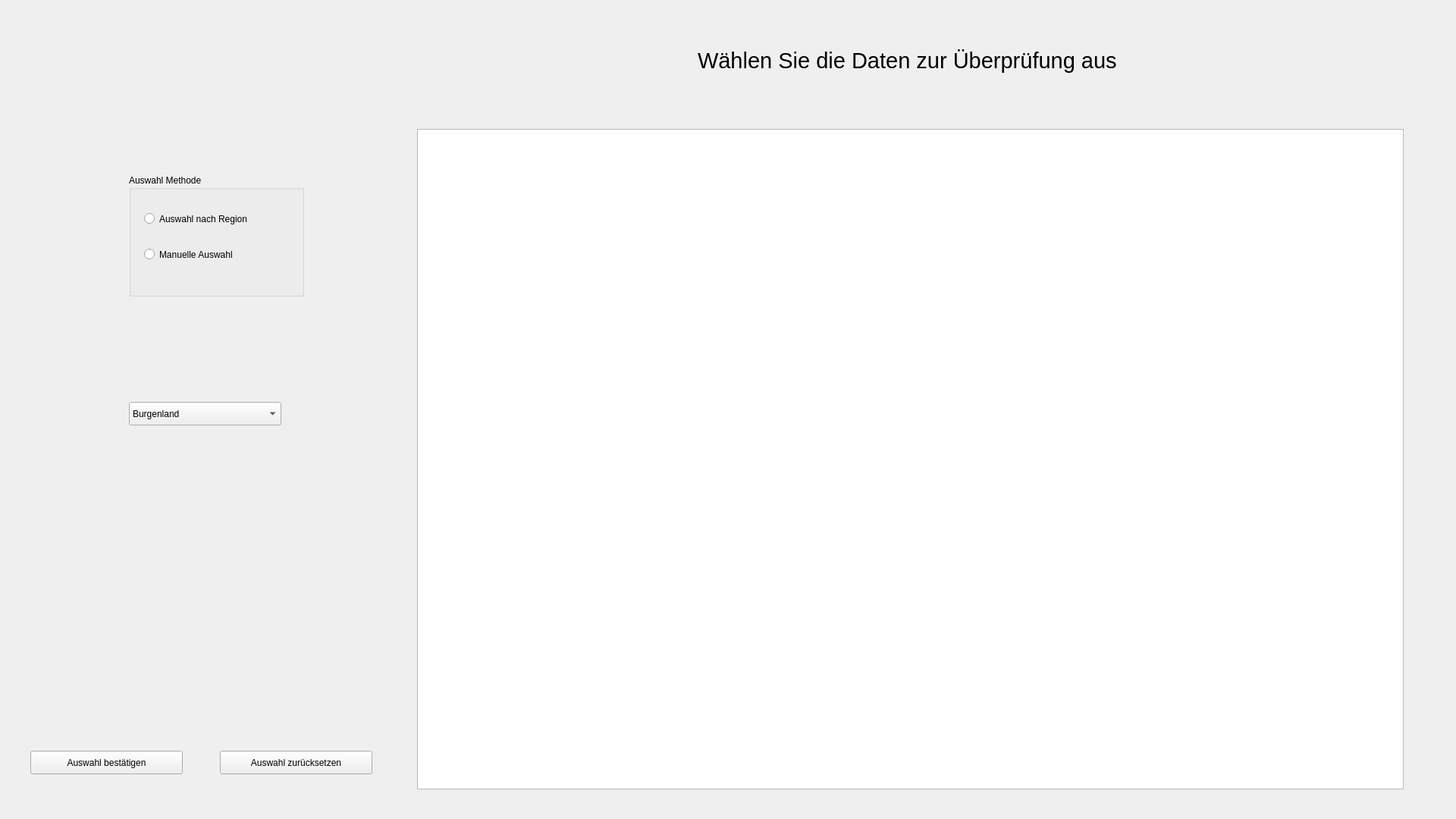
<?xml version="1.0" encoding="UTF-8"?>
<ui version="4.0">
 <class>Form</class>
 <widget class="QWidget" name="Form">
  <property name="geometry">
   <rect>
    <x>0</x>
    <y>0</y>
    <width>1920</width>
    <height>1080</height>
   </rect>
  </property>
  <property name="windowTitle">
   <string>Form</string>
  </property>
  <widget class="QTableWidget" name="tableWidget">
   <property name="geometry">
    <rect>
     <x>550</x>
     <y>170</y>
     <width>1301</width>
     <height>871</height>
    </rect>
   </property>
   <property name="toolTip">
    <string>&lt;html&gt;&lt;head/&gt;&lt;body&gt;&lt;p&gt;Dies ist die Datenbank der an Covid-19 erkrankten Personen. Sie können die gewünschten Einträge entweder nach Region oder manuell auswählen. Wenn Sie fertig sind klicken Sie auf 'Auswahl bestätigen' um mit der Kommunikation zu beginnen.&lt;/p&gt;&lt;/body&gt;&lt;/html&gt;</string>
   </property>
   <property name="midLineWidth">
    <number>0</number>
   </property>
  </widget>
  <widget class="QLabel" name="label">
   <property name="geometry">
    <rect>
     <x>920</x>
     <y>60</y>
     <width>601</width>
     <height>41</height>
    </rect>
   </property>
   <property name="text">
    <string>&lt;html&gt;&lt;head/&gt;&lt;body&gt;&lt;p&gt;&lt;span style=&quot; font-size:22pt;&quot;&gt;Wählen Sie die Daten zur Überprüfung aus&lt;/span&gt;&lt;/p&gt;&lt;/body&gt;&lt;/html&gt;</string>
   </property>
  </widget>
  <widget class="QGroupBox" name="selection_group">
   <property name="geometry">
    <rect>
     <x>170</x>
     <y>230</y>
     <width>231</width>
     <height>161</height>
    </rect>
   </property>
   <property name="title">
    <string>Auswahl Methode</string>
   </property>
   <property name="flat">
    <bool>false</bool>
   </property>
   <property name="checkable">
    <bool>false</bool>
   </property>
   <widget class="QRadioButton" name="region_radio">
    <property name="geometry">
     <rect>
      <x>20</x>
      <y>50</y>
      <width>201</width>
      <height>17</height>
     </rect>
    </property>
    <property name="text">
     <string>Auswahl nach Region</string>
    </property>
   </widget>
  </widget>
  <widget class="QRadioButton" name="manual_radio">
   <property name="geometry">
    <rect>
     <x>190</x>
     <y>320</y>
     <width>201</width>
     <height>31</height>
    </rect>
   </property>
   <property name="text">
    <string>Manuelle Auswahl</string>
   </property>
  </widget>
  <widget class="QPushButton" name="conf_selection">
   <property name="geometry">
    <rect>
     <x>40</x>
     <y>990</y>
     <width>201</width>
     <height>31</height>
    </rect>
   </property>
   <property name="text">
    <string>Auswahl bestätigen</string>
   </property>
  </widget>
  <widget class="QPushButton" name="reset_selection">
   <property name="geometry">
    <rect>
     <x>290</x>
     <y>990</y>
     <width>201</width>
     <height>31</height>
    </rect>
   </property>
   <property name="text">
    <string>Auswahl zurücksetzen</string>
   </property>
  </widget>
  <widget class="QComboBox" name="county_selector">
   <property name="enabled">
    <bool>true</bool>
   </property>
   <property name="geometry">
    <rect>
     <x>170</x>
     <y>530</y>
     <width>201</width>
     <height>31</height>
    </rect>
   </property>
   <property name="cursor">
    <cursorShape>ArrowCursor</cursorShape>
   </property>
   <property name="autoFillBackground">
    <bool>false</bool>
   </property>
   <property name="editable">
    <bool>false</bool>
   </property>
   <property name="duplicatesEnabled">
    <bool>false</bool>
   </property>
   <item>
    <property name="text">
     <string>Burgenland</string>
    </property>
   </item>
   <item>
    <property name="text">
     <string>Kärnten</string>
    </property>
   </item>
   <item>
    <property name="text">
     <string>Niederösterreich</string>
    </property>
   </item>
   <item>
    <property name="text">
     <string>Oberösterreich</string>
    </property>
   </item>
   <item>
    <property name="text">
     <string>Salzburg</string>
    </property>
   </item>
   <item>
    <property name="text">
     <string>Steiermark</string>
    </property>
   </item>
   <item>
    <property name="text">
     <string>Tirol</string>
    </property>
   </item>
   <item>
    <property name="text">
     <string>Vorarlberg</string>
    </property>
   </item>
   <item>
    <property name="text">
     <string>Wien</string>
    </property>
   </item>
   <item>
    <property name="text">
     <string>Österreich</string>
    </property>
   </item>
  </widget>
 </widget>
 <resources/>
 <connections/>
</ui>
